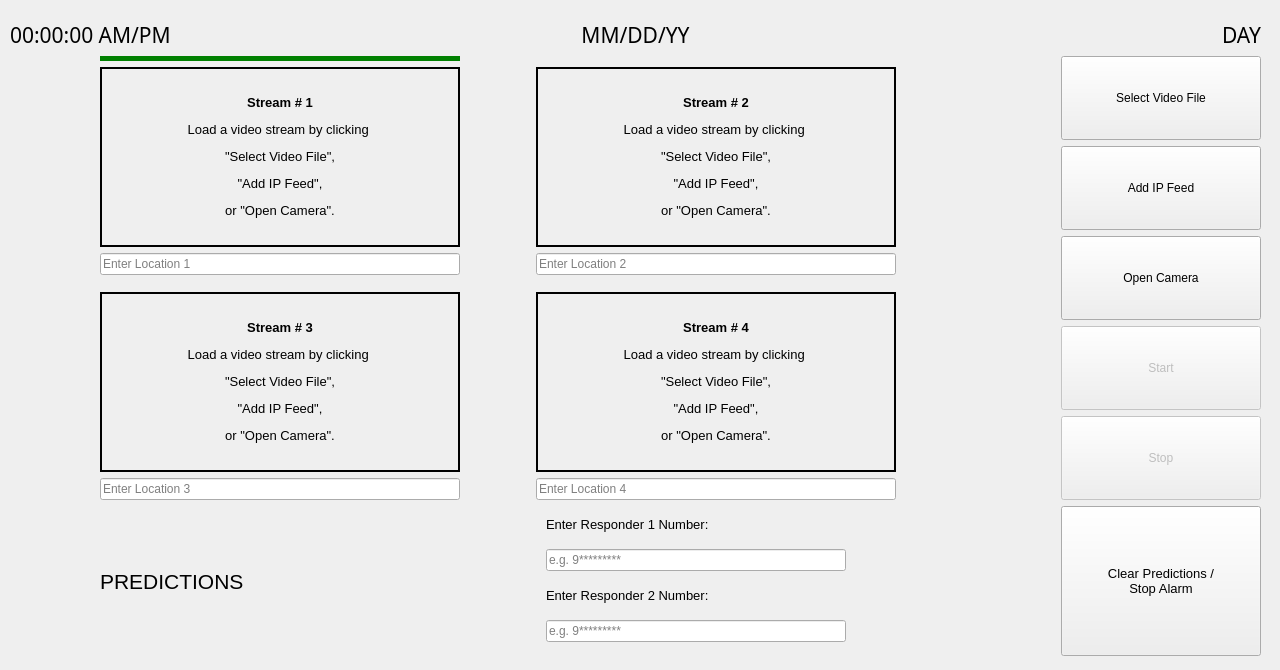
<?xml version="1.0" encoding="UTF-8"?>
<ui version="4.0">
 <class>MainWidget</class>
 <widget class="QWidget" name="MainWidget">
  <property name="geometry">
   <rect>
    <x>0</x>
    <y>0</y>
    <width>1280</width>
    <height>670</height>
   </rect>
  </property>
  <property name="minimumSize">
   <size>
    <width>1280</width>
    <height>670</height>
   </size>
  </property>
  <property name="maximumSize">
   <size>
    <width>1280</width>
    <height>670</height>
   </size>
  </property>
  <property name="cursor">
   <cursorShape>ArrowCursor</cursorShape>
  </property>
  <property name="mouseTracking">
   <bool>false</bool>
  </property>
  <property name="windowTitle">
   <string>HawkAI</string>
  </property>
  <property name="windowIcon">
   <iconset resource="resources.qrc">
    <normaloff>:/img_resources/new_icon.png</normaloff>:/img_resources/new_icon.png</iconset>
  </property>
  <property name="windowOpacity">
   <double>1.000000000000000</double>
  </property>
  <property name="autoFillBackground">
   <bool>false</bool>
  </property>
  <widget class="QWidget" name="">
   <property name="geometry">
    <rect>
     <x>10</x>
     <y>0</y>
     <width>1251</width>
     <height>656</height>
    </rect>
   </property>
   <layout class="QVBoxLayout" name="verticalLayout_9">
    <item>
     <widget class="QLabel" name="banner">
      <property name="enabled">
       <bool>true</bool>
      </property>
      <property name="sizePolicy">
       <sizepolicy hsizetype="Maximum" vsizetype="Preferred">
        <horstretch>0</horstretch>
        <verstretch>0</verstretch>
       </sizepolicy>
      </property>
      <property name="minimumSize">
       <size>
        <width>1280</width>
        <height>0</height>
       </size>
      </property>
      <property name="text">
       <string/>
      </property>
      <property name="pixmap">
       <pixmap resource="resources.qrc">:/img_resources/new_banner.png</pixmap>
      </property>
      <property name="scaledContents">
       <bool>false</bool>
      </property>
     </widget>
    </item>
    <item>
     <layout class="QHBoxLayout" name="horizontalLayout">
      <item>
       <widget class="QLabel" name="time_comp">
        <property name="font">
         <font>
          <family>OCR A Extended</family>
          <pointsize>16</pointsize>
         </font>
        </property>
        <property name="cursor">
         <cursorShape>ArrowCursor</cursorShape>
        </property>
        <property name="layoutDirection">
         <enum>Qt::LeftToRight</enum>
        </property>
        <property name="text">
         <string>00:00:00 AM/PM</string>
        </property>
        <property name="margin">
         <number>5</number>
        </property>
        <property name="textInteractionFlags">
         <set>Qt::LinksAccessibleByMouse</set>
        </property>
       </widget>
      </item>
      <item>
       <widget class="QLabel" name="date_comp">
        <property name="font">
         <font>
          <family>OCR A Extended</family>
          <pointsize>16</pointsize>
         </font>
        </property>
        <property name="layoutDirection">
         <enum>Qt::LeftToRight</enum>
        </property>
        <property name="text">
         <string>MM/DD/YY</string>
        </property>
        <property name="alignment">
         <set>Qt::AlignCenter</set>
        </property>
        <property name="margin">
         <number>5</number>
        </property>
       </widget>
      </item>
      <item>
       <widget class="QLabel" name="day_comp">
        <property name="font">
         <font>
          <family>OCR A Extended</family>
          <pointsize>16</pointsize>
         </font>
        </property>
        <property name="text">
         <string>DAY</string>
        </property>
        <property name="alignment">
         <set>Qt::AlignRight|Qt::AlignTrailing|Qt::AlignVCenter</set>
        </property>
        <property name="margin">
         <number>5</number>
        </property>
       </widget>
      </item>
     </layout>
    </item>
    <item>
     <layout class="QHBoxLayout" name="horizontalLayout_4">
      <item>
       <spacer name="horizontalSpacer_2">
        <property name="orientation">
         <enum>Qt::Horizontal</enum>
        </property>
        <property name="sizeType">
         <enum>QSizePolicy::Fixed</enum>
        </property>
        <property name="sizeHint" stdset="0">
         <size>
          <width>90</width>
          <height>20</height>
         </size>
        </property>
       </spacer>
      </item>
      <item>
       <layout class="QVBoxLayout" name="verticalLayout_6">
        <item>
         <layout class="QVBoxLayout" name="verticalLayout">
          <item alignment="Qt::AlignHCenter">
           <widget class="QLabel" name="selector_0">
            <property name="sizePolicy">
             <sizepolicy hsizetype="Fixed" vsizetype="Fixed">
              <horstretch>0</horstretch>
              <verstretch>0</verstretch>
             </sizepolicy>
            </property>
            <property name="minimumSize">
             <size>
              <width>360</width>
              <height>0</height>
             </size>
            </property>
            <property name="maximumSize">
             <size>
              <width>240</width>
              <height>5</height>
             </size>
            </property>
            <property name="styleSheet">
             <string notr="true">background-color : green;</string>
            </property>
            <property name="text">
             <string/>
            </property>
           </widget>
          </item>
          <item alignment="Qt::AlignHCenter">
           <widget class="clickable_Qlabel" name="video_frame_0">
            <property name="minimumSize">
             <size>
              <width>360</width>
              <height>180</height>
             </size>
            </property>
            <property name="maximumSize">
             <size>
              <width>360</width>
              <height>180</height>
             </size>
            </property>
            <property name="font">
             <font>
              <pointsize>7</pointsize>
             </font>
            </property>
            <property name="cursor">
             <cursorShape>PointingHandCursor</cursorShape>
            </property>
            <property name="styleSheet">
             <string notr="true">border: 2px solid black;</string>
            </property>
            <property name="frameShape">
             <enum>QFrame::NoFrame</enum>
            </property>
            <property name="frameShadow">
             <enum>QFrame::Plain</enum>
            </property>
            <property name="lineWidth">
             <number>1</number>
            </property>
            <property name="midLineWidth">
             <number>0</number>
            </property>
            <property name="text">
             <string>&lt;html&gt;&lt;head/&gt;&lt;body&gt;&lt;p&gt;&lt;span style=&quot; font-size:10pt; font-weight:700;&quot;&gt;Stream # 1&lt;/span&gt;&lt;/p&gt;&lt;p&gt;&lt;span style=&quot; font-size:10pt;&quot;&gt;Load a video stream by clicking &lt;/span&gt;&lt;/p&gt;&lt;p&gt;&lt;span style=&quot; font-size:10pt;&quot;&gt;&amp;quot;Select Video File&amp;quot;,&lt;/span&gt;&lt;/p&gt;&lt;p&gt;&lt;span style=&quot; font-size:10pt;&quot;&gt;&amp;quot;Add IP Feed&amp;quot;,&lt;/span&gt;&lt;/p&gt;&lt;p&gt;&lt;span style=&quot; font-size:10pt;&quot;&gt;or &amp;quot;Open Camera&amp;quot;.&lt;/span&gt;&lt;/p&gt;&lt;/body&gt;&lt;/html&gt;</string>
            </property>
            <property name="alignment">
             <set>Qt::AlignCenter</set>
            </property>
           </widget>
          </item>
          <item alignment="Qt::AlignHCenter">
           <widget class="doubleClickable_QLineEdit" name="loc_0">
            <property name="minimumSize">
             <size>
              <width>360</width>
              <height>0</height>
             </size>
            </property>
            <property name="maximumSize">
             <size>
              <width>360</width>
              <height>16777215</height>
             </size>
            </property>
            <property name="maxLength">
             <number>31</number>
            </property>
            <property name="readOnly">
             <bool>false</bool>
            </property>
            <property name="placeholderText">
             <string>Enter Location 1</string>
            </property>
            <property name="clearButtonEnabled">
             <bool>false</bool>
            </property>
           </widget>
          </item>
         </layout>
        </item>
        <item>
         <layout class="QVBoxLayout" name="verticalLayout_3">
          <item alignment="Qt::AlignHCenter">
           <widget class="QLabel" name="selector_2">
            <property name="sizePolicy">
             <sizepolicy hsizetype="Preferred" vsizetype="Fixed">
              <horstretch>0</horstretch>
              <verstretch>0</verstretch>
             </sizepolicy>
            </property>
            <property name="minimumSize">
             <size>
              <width>360</width>
              <height>0</height>
             </size>
            </property>
            <property name="maximumSize">
             <size>
              <width>360</width>
              <height>5</height>
             </size>
            </property>
            <property name="styleSheet">
             <string notr="true"/>
            </property>
            <property name="text">
             <string/>
            </property>
           </widget>
          </item>
          <item alignment="Qt::AlignHCenter">
           <widget class="clickable_Qlabel" name="video_frame_2">
            <property name="minimumSize">
             <size>
              <width>360</width>
              <height>180</height>
             </size>
            </property>
            <property name="maximumSize">
             <size>
              <width>360</width>
              <height>180</height>
             </size>
            </property>
            <property name="font">
             <font>
              <pointsize>7</pointsize>
             </font>
            </property>
            <property name="cursor">
             <cursorShape>PointingHandCursor</cursorShape>
            </property>
            <property name="styleSheet">
             <string notr="true">border: 2px solid black;</string>
            </property>
            <property name="frameShape">
             <enum>QFrame::NoFrame</enum>
            </property>
            <property name="text">
             <string>&lt;html&gt;&lt;head/&gt;&lt;body&gt;&lt;p&gt;&lt;span style=&quot; font-size:10pt; font-weight:700;&quot;&gt;Stream # 3&lt;/span&gt;&lt;/p&gt;&lt;p&gt;&lt;span style=&quot; font-size:10pt;&quot;&gt;Load a video stream by clicking &lt;/span&gt;&lt;/p&gt;&lt;p&gt;&lt;span style=&quot; font-size:10pt;&quot;&gt;&amp;quot;Select Video File&amp;quot;,&lt;/span&gt;&lt;/p&gt;&lt;p&gt;&lt;span style=&quot; font-size:10pt;&quot;&gt;&amp;quot;Add IP Feed&amp;quot;,&lt;/span&gt;&lt;/p&gt;&lt;p&gt;&lt;span style=&quot; font-size:10pt;&quot;&gt;or &amp;quot;Open Camera&amp;quot;.&lt;/span&gt;&lt;/p&gt;&lt;/body&gt;&lt;/html&gt;</string>
            </property>
            <property name="alignment">
             <set>Qt::AlignCenter</set>
            </property>
           </widget>
          </item>
          <item alignment="Qt::AlignHCenter">
           <widget class="doubleClickable_QLineEdit" name="loc_2">
            <property name="minimumSize">
             <size>
              <width>360</width>
              <height>0</height>
             </size>
            </property>
            <property name="maximumSize">
             <size>
              <width>360</width>
              <height>16777215</height>
             </size>
            </property>
            <property name="maxLength">
             <number>31</number>
            </property>
            <property name="placeholderText">
             <string>Enter Location 3</string>
            </property>
           </widget>
          </item>
         </layout>
        </item>
       </layout>
      </item>
      <item>
       <spacer name="horizontalSpacer_3">
        <property name="orientation">
         <enum>Qt::Horizontal</enum>
        </property>
        <property name="sizeType">
         <enum>QSizePolicy::Fixed</enum>
        </property>
        <property name="sizeHint" stdset="0">
         <size>
          <width>70</width>
          <height>20</height>
         </size>
        </property>
       </spacer>
      </item>
      <item>
       <layout class="QVBoxLayout" name="verticalLayout_8">
        <item>
         <layout class="QVBoxLayout" name="verticalLayout_2">
          <item alignment="Qt::AlignHCenter">
           <widget class="QLabel" name="selector_1">
            <property name="sizePolicy">
             <sizepolicy hsizetype="Fixed" vsizetype="Fixed">
              <horstretch>0</horstretch>
              <verstretch>0</verstretch>
             </sizepolicy>
            </property>
            <property name="minimumSize">
             <size>
              <width>360</width>
              <height>0</height>
             </size>
            </property>
            <property name="maximumSize">
             <size>
              <width>360</width>
              <height>5</height>
             </size>
            </property>
            <property name="styleSheet">
             <string notr="true"/>
            </property>
            <property name="text">
             <string/>
            </property>
           </widget>
          </item>
          <item alignment="Qt::AlignHCenter">
           <widget class="clickable_Qlabel" name="video_frame_1">
            <property name="minimumSize">
             <size>
              <width>360</width>
              <height>180</height>
             </size>
            </property>
            <property name="maximumSize">
             <size>
              <width>360</width>
              <height>180</height>
             </size>
            </property>
            <property name="font">
             <font>
              <pointsize>7</pointsize>
             </font>
            </property>
            <property name="cursor">
             <cursorShape>PointingHandCursor</cursorShape>
            </property>
            <property name="styleSheet">
             <string notr="true">border: 2px solid black;</string>
            </property>
            <property name="frameShape">
             <enum>QFrame::NoFrame</enum>
            </property>
            <property name="text">
             <string>&lt;html&gt;&lt;head/&gt;&lt;body&gt;&lt;p&gt;&lt;span style=&quot; font-size:10pt; font-weight:700;&quot;&gt;Stream # 2&lt;/span&gt;&lt;/p&gt;&lt;p&gt;&lt;span style=&quot; font-size:10pt;&quot;&gt;Load a video stream by clicking &lt;/span&gt;&lt;/p&gt;&lt;p&gt;&lt;span style=&quot; font-size:10pt;&quot;&gt;&amp;quot;Select Video File&amp;quot;,&lt;/span&gt;&lt;/p&gt;&lt;p&gt;&lt;span style=&quot; font-size:10pt;&quot;&gt;&amp;quot;Add IP Feed&amp;quot;,&lt;/span&gt;&lt;/p&gt;&lt;p&gt;&lt;span style=&quot; font-size:10pt;&quot;&gt;or &amp;quot;Open Camera&amp;quot;.&lt;/span&gt;&lt;/p&gt;&lt;/body&gt;&lt;/html&gt;</string>
            </property>
            <property name="alignment">
             <set>Qt::AlignCenter</set>
            </property>
           </widget>
          </item>
          <item alignment="Qt::AlignHCenter">
           <widget class="doubleClickable_QLineEdit" name="loc_1">
            <property name="minimumSize">
             <size>
              <width>360</width>
              <height>0</height>
             </size>
            </property>
            <property name="maximumSize">
             <size>
              <width>360</width>
              <height>16777215</height>
             </size>
            </property>
            <property name="maxLength">
             <number>31</number>
            </property>
            <property name="placeholderText">
             <string>Enter Location 2</string>
            </property>
           </widget>
          </item>
         </layout>
        </item>
        <item>
         <layout class="QVBoxLayout" name="verticalLayout_4">
          <item alignment="Qt::AlignHCenter">
           <widget class="QLabel" name="selector_3">
            <property name="sizePolicy">
             <sizepolicy hsizetype="Fixed" vsizetype="Fixed">
              <horstretch>0</horstretch>
              <verstretch>0</verstretch>
             </sizepolicy>
            </property>
            <property name="minimumSize">
             <size>
              <width>360</width>
              <height>0</height>
             </size>
            </property>
            <property name="maximumSize">
             <size>
              <width>360</width>
              <height>5</height>
             </size>
            </property>
            <property name="styleSheet">
             <string notr="true"/>
            </property>
            <property name="text">
             <string/>
            </property>
           </widget>
          </item>
          <item alignment="Qt::AlignHCenter">
           <widget class="clickable_Qlabel" name="video_frame_3">
            <property name="minimumSize">
             <size>
              <width>360</width>
              <height>180</height>
             </size>
            </property>
            <property name="maximumSize">
             <size>
              <width>360</width>
              <height>180</height>
             </size>
            </property>
            <property name="font">
             <font>
              <pointsize>7</pointsize>
             </font>
            </property>
            <property name="cursor">
             <cursorShape>PointingHandCursor</cursorShape>
            </property>
            <property name="styleSheet">
             <string notr="true">border: 2px solid black;</string>
            </property>
            <property name="frameShape">
             <enum>QFrame::NoFrame</enum>
            </property>
            <property name="text">
             <string>&lt;html&gt;&lt;head/&gt;&lt;body&gt;&lt;p&gt;&lt;span style=&quot; font-size:10pt; font-weight:700;&quot;&gt;Stream # 4&lt;/span&gt;&lt;/p&gt;&lt;p&gt;&lt;span style=&quot; font-size:10pt;&quot;&gt;Load a video stream by clicking &lt;/span&gt;&lt;/p&gt;&lt;p&gt;&lt;span style=&quot; font-size:10pt;&quot;&gt;&amp;quot;Select Video File&amp;quot;,&lt;/span&gt;&lt;/p&gt;&lt;p&gt;&lt;span style=&quot; font-size:10pt;&quot;&gt;&amp;quot;Add IP Feed&amp;quot;,&lt;/span&gt;&lt;/p&gt;&lt;p&gt;&lt;span style=&quot; font-size:10pt;&quot;&gt;or &amp;quot;Open Camera&amp;quot;.&lt;/span&gt;&lt;/p&gt;&lt;/body&gt;&lt;/html&gt;</string>
            </property>
            <property name="alignment">
             <set>Qt::AlignCenter</set>
            </property>
           </widget>
          </item>
          <item alignment="Qt::AlignHCenter">
           <widget class="doubleClickable_QLineEdit" name="loc_3">
            <property name="minimumSize">
             <size>
              <width>360</width>
              <height>0</height>
             </size>
            </property>
            <property name="maximumSize">
             <size>
              <width>360</width>
              <height>16777215</height>
             </size>
            </property>
            <property name="maxLength">
             <number>31</number>
            </property>
            <property name="placeholderText">
             <string>Enter Location 4</string>
            </property>
           </widget>
          </item>
         </layout>
        </item>
       </layout>
      </item>
      <item>
       <spacer name="horizontalSpacer">
        <property name="orientation">
         <enum>Qt::Horizontal</enum>
        </property>
        <property name="sizeType">
         <enum>QSizePolicy::Fixed</enum>
        </property>
        <property name="sizeHint" stdset="0">
         <size>
          <width>90</width>
          <height>20</height>
         </size>
        </property>
       </spacer>
      </item>
      <item>
       <layout class="QVBoxLayout" name="verticalLayout_5">
        <item alignment="Qt::AlignRight">
         <widget class="QPushButton" name="video_file_button">
          <property name="sizePolicy">
           <sizepolicy hsizetype="Minimum" vsizetype="Expanding">
            <horstretch>0</horstretch>
            <verstretch>0</verstretch>
           </sizepolicy>
          </property>
          <property name="minimumSize">
           <size>
            <width>200</width>
            <height>0</height>
           </size>
          </property>
          <property name="maximumSize">
           <size>
            <width>200</width>
            <height>16777215</height>
           </size>
          </property>
          <property name="cursor">
           <cursorShape>PointingHandCursor</cursorShape>
          </property>
          <property name="text">
           <string>Select Video File</string>
          </property>
         </widget>
        </item>
        <item alignment="Qt::AlignRight">
         <widget class="QPushButton" name="add_ip_cam">
          <property name="sizePolicy">
           <sizepolicy hsizetype="Minimum" vsizetype="Expanding">
            <horstretch>0</horstretch>
            <verstretch>0</verstretch>
           </sizepolicy>
          </property>
          <property name="minimumSize">
           <size>
            <width>200</width>
            <height>0</height>
           </size>
          </property>
          <property name="maximumSize">
           <size>
            <width>200</width>
            <height>16777215</height>
           </size>
          </property>
          <property name="cursor">
           <cursorShape>PointingHandCursor</cursorShape>
          </property>
          <property name="text">
           <string>Add IP Feed</string>
          </property>
         </widget>
        </item>
        <item alignment="Qt::AlignRight">
         <widget class="QPushButton" name="open_camera_button">
          <property name="sizePolicy">
           <sizepolicy hsizetype="Minimum" vsizetype="Expanding">
            <horstretch>0</horstretch>
            <verstretch>0</verstretch>
           </sizepolicy>
          </property>
          <property name="minimumSize">
           <size>
            <width>200</width>
            <height>0</height>
           </size>
          </property>
          <property name="maximumSize">
           <size>
            <width>200</width>
            <height>16777215</height>
           </size>
          </property>
          <property name="cursor">
           <cursorShape>PointingHandCursor</cursorShape>
          </property>
          <property name="text">
           <string>Open Camera</string>
          </property>
         </widget>
        </item>
        <item alignment="Qt::AlignRight">
         <widget class="QPushButton" name="start_button">
          <property name="enabled">
           <bool>false</bool>
          </property>
          <property name="sizePolicy">
           <sizepolicy hsizetype="Minimum" vsizetype="Expanding">
            <horstretch>0</horstretch>
            <verstretch>0</verstretch>
           </sizepolicy>
          </property>
          <property name="minimumSize">
           <size>
            <width>200</width>
            <height>0</height>
           </size>
          </property>
          <property name="maximumSize">
           <size>
            <width>200</width>
            <height>16777215</height>
           </size>
          </property>
          <property name="cursor">
           <cursorShape>PointingHandCursor</cursorShape>
          </property>
          <property name="toolTip">
           <string>&lt;html&gt;&lt;head/&gt;&lt;body&gt;&lt;p&gt;Please enter a location and responders' numbers to start.&lt;/p&gt;&lt;/body&gt;&lt;/html&gt;</string>
          </property>
          <property name="text">
           <string>Start</string>
          </property>
         </widget>
        </item>
        <item alignment="Qt::AlignRight">
         <widget class="QPushButton" name="stop_button">
          <property name="enabled">
           <bool>false</bool>
          </property>
          <property name="sizePolicy">
           <sizepolicy hsizetype="Minimum" vsizetype="Expanding">
            <horstretch>0</horstretch>
            <verstretch>0</verstretch>
           </sizepolicy>
          </property>
          <property name="minimumSize">
           <size>
            <width>200</width>
            <height>0</height>
           </size>
          </property>
          <property name="maximumSize">
           <size>
            <width>200</width>
            <height>16777215</height>
           </size>
          </property>
          <property name="cursor">
           <cursorShape>PointingHandCursor</cursorShape>
          </property>
          <property name="text">
           <string>Stop</string>
          </property>
          <property name="checkable">
           <bool>false</bool>
          </property>
          <property name="checked">
           <bool>false</bool>
          </property>
          <property name="default">
           <bool>false</bool>
          </property>
         </widget>
        </item>
       </layout>
      </item>
     </layout>
    </item>
    <item>
     <layout class="QHBoxLayout" name="horizontalLayout_5">
      <item>
       <spacer name="horizontalSpacer_4">
        <property name="orientation">
         <enum>Qt::Horizontal</enum>
        </property>
        <property name="sizeType">
         <enum>QSizePolicy::Fixed</enum>
        </property>
        <property name="sizeHint" stdset="0">
         <size>
          <width>90</width>
          <height>20</height>
         </size>
        </property>
       </spacer>
      </item>
      <item>
       <widget class="QLabel" name="prediction_label">
        <property name="sizePolicy">
         <sizepolicy hsizetype="Minimum" vsizetype="Preferred">
          <horstretch>0</horstretch>
          <verstretch>0</verstretch>
         </sizepolicy>
        </property>
        <property name="minimumSize">
         <size>
          <width>440</width>
          <height>0</height>
         </size>
        </property>
        <property name="maximumSize">
         <size>
          <width>440</width>
          <height>16777215</height>
         </size>
        </property>
        <property name="font">
         <font>
          <pointsize>16</pointsize>
         </font>
        </property>
        <property name="text">
         <string>PREDICTIONS</string>
        </property>
       </widget>
      </item>
      <item>
       <layout class="QVBoxLayout" name="verticalLayout_7">
        <property name="leftMargin">
         <number>0</number>
        </property>
        <item alignment="Qt::AlignLeft">
         <widget class="QLabel" name="res_label1">
          <property name="sizePolicy">
           <sizepolicy hsizetype="Minimum" vsizetype="Maximum">
            <horstretch>0</horstretch>
            <verstretch>0</verstretch>
           </sizepolicy>
          </property>
          <property name="minimumSize">
           <size>
            <width>300</width>
            <height>0</height>
           </size>
          </property>
          <property name="font">
           <font>
            <pointsize>10</pointsize>
           </font>
          </property>
          <property name="text">
           <string>Enter Responder 1 Number:</string>
          </property>
         </widget>
        </item>
        <item alignment="Qt::AlignLeft">
         <widget class="doubleClickable_QLineEdit" name="res_cnum0">
          <property name="sizePolicy">
           <sizepolicy hsizetype="Fixed" vsizetype="Fixed">
            <horstretch>0</horstretch>
            <verstretch>0</verstretch>
           </sizepolicy>
          </property>
          <property name="minimumSize">
           <size>
            <width>300</width>
            <height>0</height>
           </size>
          </property>
          <property name="styleSheet">
           <string notr="true"/>
          </property>
          <property name="maxLength">
           <number>10</number>
          </property>
          <property name="placeholderText">
           <string>e.g. 9*********</string>
          </property>
         </widget>
        </item>
        <item alignment="Qt::AlignLeft">
         <widget class="QLabel" name="res_label2">
          <property name="sizePolicy">
           <sizepolicy hsizetype="Fixed" vsizetype="Fixed">
            <horstretch>0</horstretch>
            <verstretch>0</verstretch>
           </sizepolicy>
          </property>
          <property name="minimumSize">
           <size>
            <width>300</width>
            <height>0</height>
           </size>
          </property>
          <property name="font">
           <font>
            <pointsize>10</pointsize>
           </font>
          </property>
          <property name="text">
           <string>Enter Responder 2 Number:</string>
          </property>
         </widget>
        </item>
        <item alignment="Qt::AlignLeft">
         <widget class="doubleClickable_QLineEdit" name="res_cnum1">
          <property name="sizePolicy">
           <sizepolicy hsizetype="Fixed" vsizetype="Fixed">
            <horstretch>0</horstretch>
            <verstretch>0</verstretch>
           </sizepolicy>
          </property>
          <property name="minimumSize">
           <size>
            <width>300</width>
            <height>0</height>
           </size>
          </property>
          <property name="text">
           <string/>
          </property>
          <property name="maxLength">
           <number>10</number>
          </property>
          <property name="placeholderText">
           <string>e.g. 9*********</string>
          </property>
         </widget>
        </item>
       </layout>
      </item>
      <item>
       <widget class="QPushButton" name="clear_predictions">
        <property name="sizePolicy">
         <sizepolicy hsizetype="Fixed" vsizetype="Expanding">
          <horstretch>0</horstretch>
          <verstretch>0</verstretch>
         </sizepolicy>
        </property>
        <property name="minimumSize">
         <size>
          <width>200</width>
          <height>50</height>
         </size>
        </property>
        <property name="maximumSize">
         <size>
          <width>200</width>
          <height>16777215</height>
         </size>
        </property>
        <property name="font">
         <font>
          <pointsize>10</pointsize>
         </font>
        </property>
        <property name="cursor">
         <cursorShape>PointingHandCursor</cursorShape>
        </property>
        <property name="text">
         <string>Clear Predictions / 
Stop Alarm</string>
        </property>
       </widget>
      </item>
     </layout>
    </item>
   </layout>
  </widget>
 </widget>
 <customwidgets>
  <customwidget>
   <class>clickable_Qlabel</class>
   <extends>QLabel</extends>
   <header>QLabel_2.h</header>
  </customwidget>
  <customwidget>
   <class>doubleClickable_QLineEdit</class>
   <extends>QLineEdit</extends>
   <header>QLineEdit_2.h</header>
  </customwidget>
 </customwidgets>
 <resources>
  <include location="resources.qrc"/>
 </resources>
 <connections/>
</ui>
